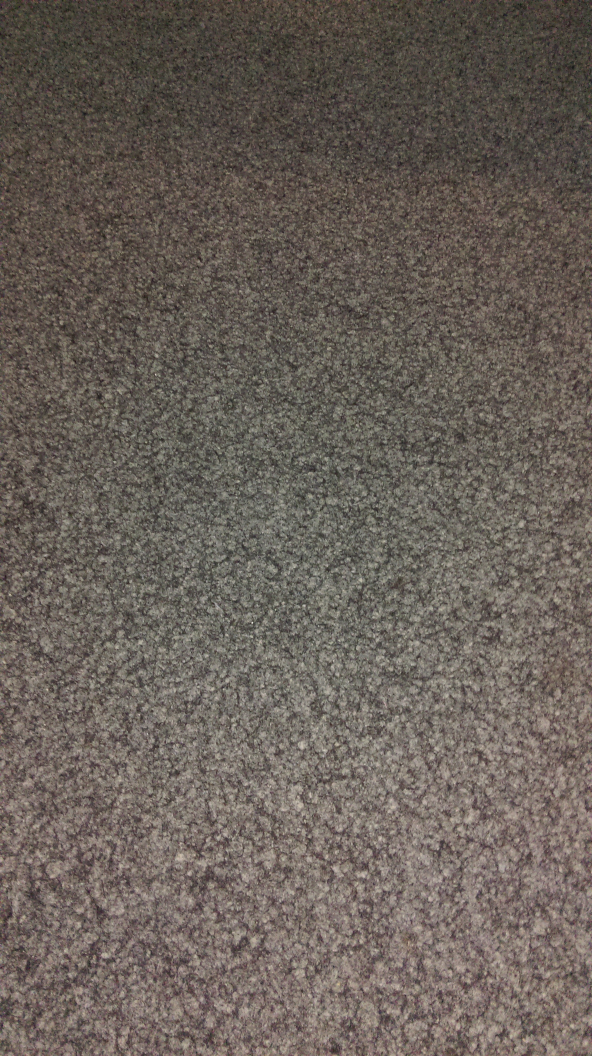
//> input picture IMAG3157.jpg, 2368 x 4224 px (shown at 1/4 size)
$ ./svr_training   (built with g++ and OpenCV 4)
//> lines starting //> are read from the running program, lines starting //| are printed output that depends on the picture
#include "opencv2/imgproc/imgproc.hpp"
#include <opencv2/core/core.hpp>
#include <opencv2/highgui/highgui.hpp>
#include <opencv2/ml/ml.hpp>
#include <opencv2/nonfree/features2d.hpp>
#include <stdlib.h>
#include <stdio.h>
#include <iostream>

using namespace cv;

int main()
{
    // [99 lines of commented-out code are left out]

    Mat src, src_gray;
  Mat grad;
  char* window_name = "Sobel Demo - Simple Edge Detector";
  int scale = 1;
  int delta = 0;
  int ddepth = CV_64F;
  int counter = 0;
  cv::Mat input;
  cv::Mat croppedImageOuter;

  int c;

  /// Generate grad_x and grad_y
  Mat grad_x, grad_y;
  Mat abs_grad_x, abs_grad_y;
  cv::Mat angles;
  Mat trainingDataMat(252, 20, CV_32FC1, double(0));
  Mat labelsMat(252, 1, CV_32FC1, double(0));
  int q = 0;
  //Mat siftLabels(1, 168, CV_32FC1, double(0));

  std::cout << "Hello before HOG" << "\n";

  input = imread( "IMAG3157.jpg" );
//> input is the input picture: 4224 rows x 2368 cols, CV_8UC3; mean B, G, R 89.6, 96.8, 105.6
  std::cout << "Hello before G" << "\n";
  GaussianBlur( input, input, Size(3,3), 0, 0, BORDER_DEFAULT );
  std::cout << "Hello before C" << "\n";
  cvtColor( input, input, CV_BGR2GRAY );
//> input: 4224 rows x 2368 cols, CV_8UC1
  std::cout << "Hello after C" << "\n";
    for(int i = 0; i < 7; i++) {
        for(int j = 0; j < 12; j++) {
        std::cout << "Hello from inside" << "," << i << " : " << j << "\n";
            // Transform it into the C++ cv::Mat format
            cv::Mat image(input);

            // Setup a rectangle to define your region of interest
            cv::Rect myROI(300*i, 300*j, 300, 300);

            // Crop the full image to that image contained by the rectangle myROI
            // Note that this doesn't copy the data
            cv::Mat croppedImage = image(myROI);

            /// Gradient X
            //Scharr( src_gray, grad_x, ddepth, 1, 0, scale, delta, BORDER_DEFAULT );
            Sobel( croppedImage, grad_x, ddepth, 1, 0, 3, scale, delta, BORDER_DEFAULT );
            convertScaleAbs( grad_x, abs_grad_x );
            /// Gradient Y
            //Scharr( src_gray, grad_y, ddepth, 0, 1, scale, delta, BORDER_DEFAULT );
            Sobel( croppedImage, grad_y, ddepth, 0, 1, 3, scale, delta, BORDER_DEFAULT );
            convertScaleAbs( grad_y, abs_grad_y );

            /*cv::phase(grad_x, grad_y, angles, true);
            std::cout << "Hello after all prep" << "\n";
            std::cout << angles.at<float>(1, 5) << " <- angle value"<< "," << i << " : " << j  << "\n";*/


            for (int r = 0; r < 300; r++)
            {
                for (int k = 0; k < 300; k++)
                {
                    float valueX = abs_grad_x.at<float>(r,k);
                    float valueY = abs_grad_y.at<float>(r,k);
                    // Calculate the corresponding single direction, done by applying the arctangens function
                    float result = fastAtan2(valueX,valueY);
                    if(isnan(result) || isinf(result)) {
                      std::cout << "Cooly" << "\n";
                    }

                    if(result != result) {
                        std::cout << "COOL" << "\n";
                        continue;
                    }


                    /*std::cout << "Angles value: " << angles.at<float>(r, k) << " || " << r << " : " << k << " Cell: " << i <<" : "<< j<<"\n";
                    */
                    q = (int)result/18;
                    if(q == 20) {
                        std::cout << "Twenty" << "\n";
                        q = 19;
                    }
                    std::cout << counter << " " << q << "\n";
                    trainingDataMat.at<float>(counter, q)++;


                }
            }

            labelsMat.at<float>(counter, 0) = 7;
            counter++;
        }
    }
//> this loop made 7 passes
//> counter on passes 1 to 7: 12, 24, 36, 48, 60, 72, 84
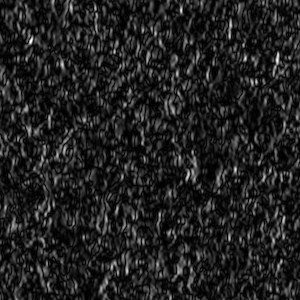
//> abs_grad_x: 300 rows x 300 cols, CV_8UC1; min 0, max 255, mean 33.1
//> after the loop, q = 0; labelsMat = 252 values, max 7 at index 0, min 0 at index 84, mean 2.33; counter = 84
    std::cout << "Hello after HOG1" << "\n";


    input = imread( "IMAG3163.jpg" );
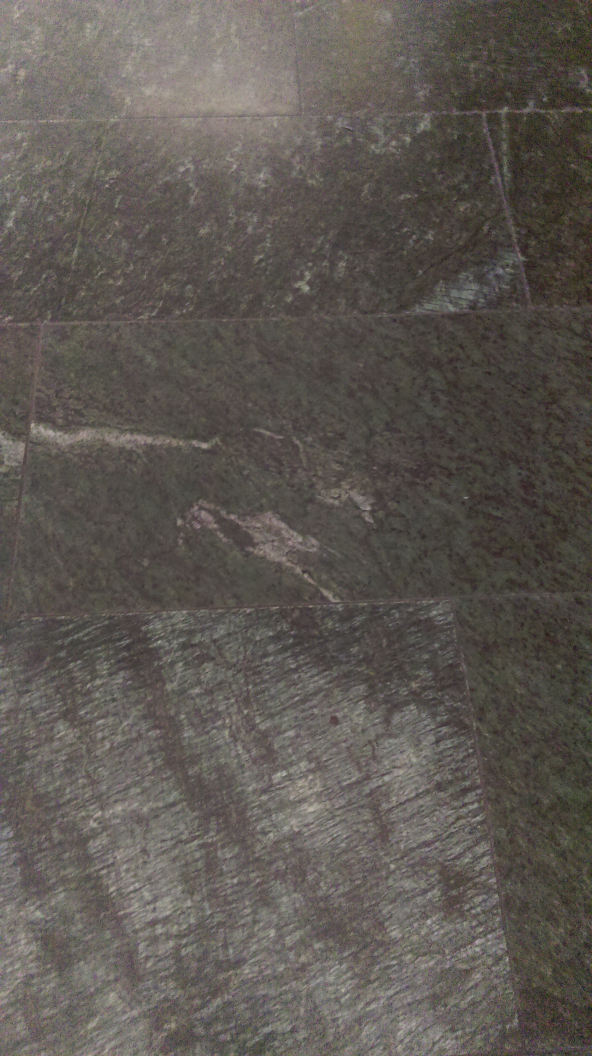
//> input picture IMAG3163.jpg, 2368 x 4224 px (shown at 1/4 size)
//> input is the input picture: 4224 rows x 2368 cols, CV_8UC3; mean B, G, R 83.3, 88.7, 94.2
    GaussianBlur( input, input, Size(3,3), 0, 0, BORDER_DEFAULT );
    cvtColor( input, input, CV_BGR2GRAY );
//> input: 4224 rows x 2368 cols, CV_8UC1

    for(int i = 0; i < 7; i++) {
        for(int j = 0; j < 12; j++) {
        std::cout << "Hello from inside" << "," << i << " : " << j << "\n";
            // Transform it into the C++ cv::Mat format
            cv::Mat image(input);

            // Setup a rectangle to define your region of interest
            cv::Rect myROI(300*i, 300*j, 300, 300);

            // Crop the full image to that image contained by the rectangle myROI
            // Note that this doesn't copy the data
            cv::Mat croppedImage = image(myROI);

            /// Gradient X
            //Scharr( src_gray, grad_x, ddepth, 1, 0, scale, delta, BORDER_DEFAULT );
            Sobel( croppedImage, grad_x, ddepth, 1, 0, 3, scale, delta, BORDER_DEFAULT );
            convertScaleAbs( grad_x, abs_grad_x );
            /// Gradient Y
            //Scharr( src_gray, grad_y, ddepth, 0, 1, scale, delta, BORDER_DEFAULT );
            Sobel( croppedImage, grad_y, ddepth, 0, 1, 3, scale, delta, BORDER_DEFAULT );
            convertScaleAbs( grad_y, abs_grad_y );

            //cv::phase(grad_x, grad_y, angles, true);
            //std::cout << "Hello after all prep" << "\n";
            //std::cout << angles.at<float>(1, 5) << " <- angle value"<< "," << i << " : " << j  << "\n";


            for (int r = 0; r < 300; r++)
            {
                for (int k = 0; k < 300; k++)
                {
                    float valueX = abs_grad_x.at<float>(r,k);
                    float valueY = abs_grad_y.at<float>(r,k);
                    // Calculate the corresponding single direction, done by applying the arctangens function
                    float result = fastAtan2(valueX,valueY);
                    if(result != result) {
                        std::cout << "COOL" << "\n";
                        continue;
                    }
                    //std::cout << "Angles value: " << angles.at<float>(r, k) << " || " << r << " : " << k << " Cell: " << i <<" : "<< j<<"\n";

                    q = (int)result/18;
                    if(q == 20) {
                        std::cout << "Twenty" << "\n";
                        q = 19;
                    }
                    std::cout << counter << " " << q << "\n";
                    trainingDataMat.at<float>(counter, q)++;
                }
            }

            labelsMat.at<float>(counter, 0) = 5;
            counter++;
        }
    }
//> this loop made 7 passes
//> counter on passes 1 to 7: 96, 108, 120, 132, 144, 156, 168
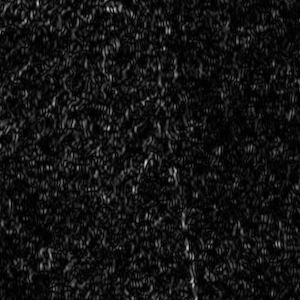
//> abs_grad_x: 300 rows x 300 cols, CV_8UC1; min 0, max 206, mean 18.5
//> trainingDataMat: 252 rows x 20 cols, CV_32FC1; min 0, max 52567, mean 2999.6
//> after the loop, q = 0; labelsMat = 252 values, max 7 at index 0, min 0 at index 168, mean 4; counter = 168

    input = imread( "IMAG3172.jpg" );
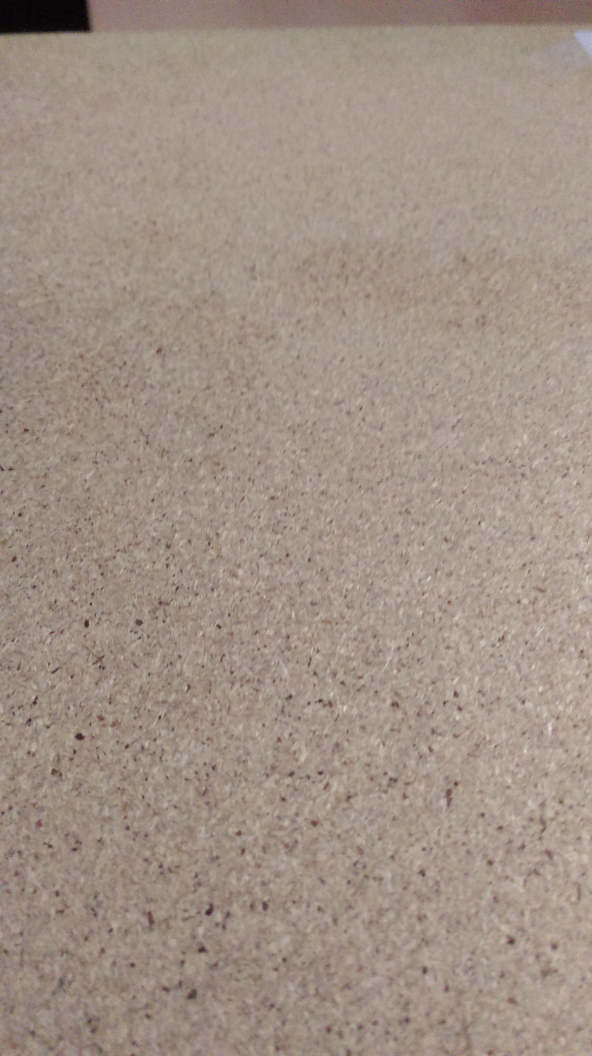
//> input picture IMAG3172.jpg, 2368 x 4224 px (shown at 1/4 size)
//> input is the input picture: 4224 rows x 2368 cols, CV_8UC3; mean B, G, R 134.5, 145.6, 160.7
    GaussianBlur( input, input, Size(3,3), 0, 0, BORDER_DEFAULT );
    cvtColor( input, input, CV_BGR2GRAY );
//> input: 4224 rows x 2368 cols, CV_8UC1

    for(int i = 0; i < 7; i++) {
        for(int j = 2; j < 12; j++) {
        std::cout << "Hello from inside" << "," << i << " : " << j << "\n";
            // Transform it into the C++ cv::Mat format
            cv::Mat image(input);

            // Setup a rectangle to define your region of interest
            cv::Rect myROI(300*i, 300*j, 300, 300);

            // Crop the full image to that image contained by the rectangle myROI
            // Note that this doesn't copy the data
            cv::Mat croppedImage = image(myROI);

            /// Gradient X
            //Scharr( src_gray, grad_x, ddepth, 1, 0, scale, delta, BORDER_DEFAULT );
            Sobel( croppedImage, grad_x, ddepth, 1, 0, 3, scale, delta, BORDER_DEFAULT );
            convertScaleAbs( grad_x, abs_grad_x );
            /// Gradient Y
            //Scharr( src_gray, grad_y, ddepth, 0, 1, scale, delta, BORDER_DEFAULT );
            Sobel( croppedImage, grad_y, ddepth, 0, 1, 3, scale, delta, BORDER_DEFAULT );
            convertScaleAbs( grad_y, abs_grad_y );

            //cv::phase(grad_x, grad_y, angles, true);
            //std::cout << "Hello after all prep" << "\n";
            //std::cout << angles.at<float>(1, 5) << " <- angle value"<< "," << i << " : " << j  << "\n";


            for (int r = 0; r < 300; r++)
            {
                for (int k = 0; k < 300; k++)
                {
                    float valueX = abs_grad_x.at<float>(r,k);
                    float valueY = abs_grad_y.at<float>(r,k);
                    // Calculate the corresponding single direction, done by applying the arctangens function
                    float result = fastAtan2(valueX,valueY);
                    if(result != result) {
                        std::cout << "COOL" << "\n";
                        continue;
                    }
                    //std::cout << "Angles value: " << angles.at<float>(r, k) << " || " << r << " : " << k << " Cell: " << i <<" : "<< j<<"\n";

                    q = (int)result/18;
                    if(q == 20) {
                        std::cout << "Twenty" << "\n";
                        q = 19;
                    }
                    std::cout << counter << " " << q << "\n";
                    trainingDataMat.at<float>(counter, q)++;
                }
            }

            labelsMat.at<float>(counter, 0) = 2;
            counter++;
        }
    }
//> this loop made 7 passes
//> counter on passes 1 to 7: 178, 188, 198, 208, 218, 228, 238
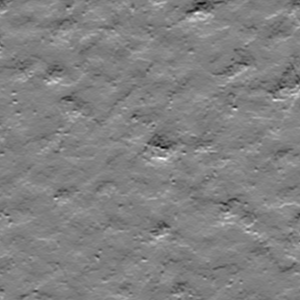
//> grad_y: 300 rows x 300 cols, CV_64FC1; min -120, max 116, mean -0.1; drawn with min black and max white
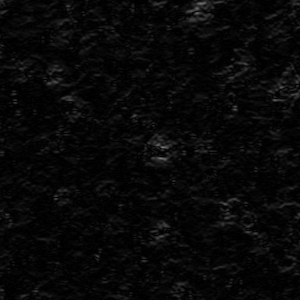
//> abs_grad_y: 300 rows x 300 cols, CV_8UC1; min 0, max 120, mean 7.9
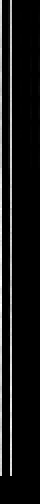
//> trainingDataMat: 252 rows x 20 cols, CV_32FC1 (shown 2 times larger); min 0, max 52567, mean 4249.6; drawn with min black and max white
//> after the loop, q = 0; labelsMat = 252 values, max 7 at index 0, min 0 at index 238, mean 4.56; counter = 238

// [68 lines of commented-out code are left out]

    std::cout << counter << "\n";
//| 238
    //std::cout << " Type: "<< descriptor[1].type() << "\n";

    // Data for visual representation
    int width = 512, height = 512;
    Mat image = Mat::zeros(height, width, CV_8UC3);

    // [16 lines of commented-out code are left out]

    std::cout << trainingDataMat.rows << " : " << trainingDataMat.cols << "\n";
//| 252 : 20

    // Set up SVM's parameters
//> (the run ends here: the program needs code that is not available in this run, at `CvSVMParams params;`)
